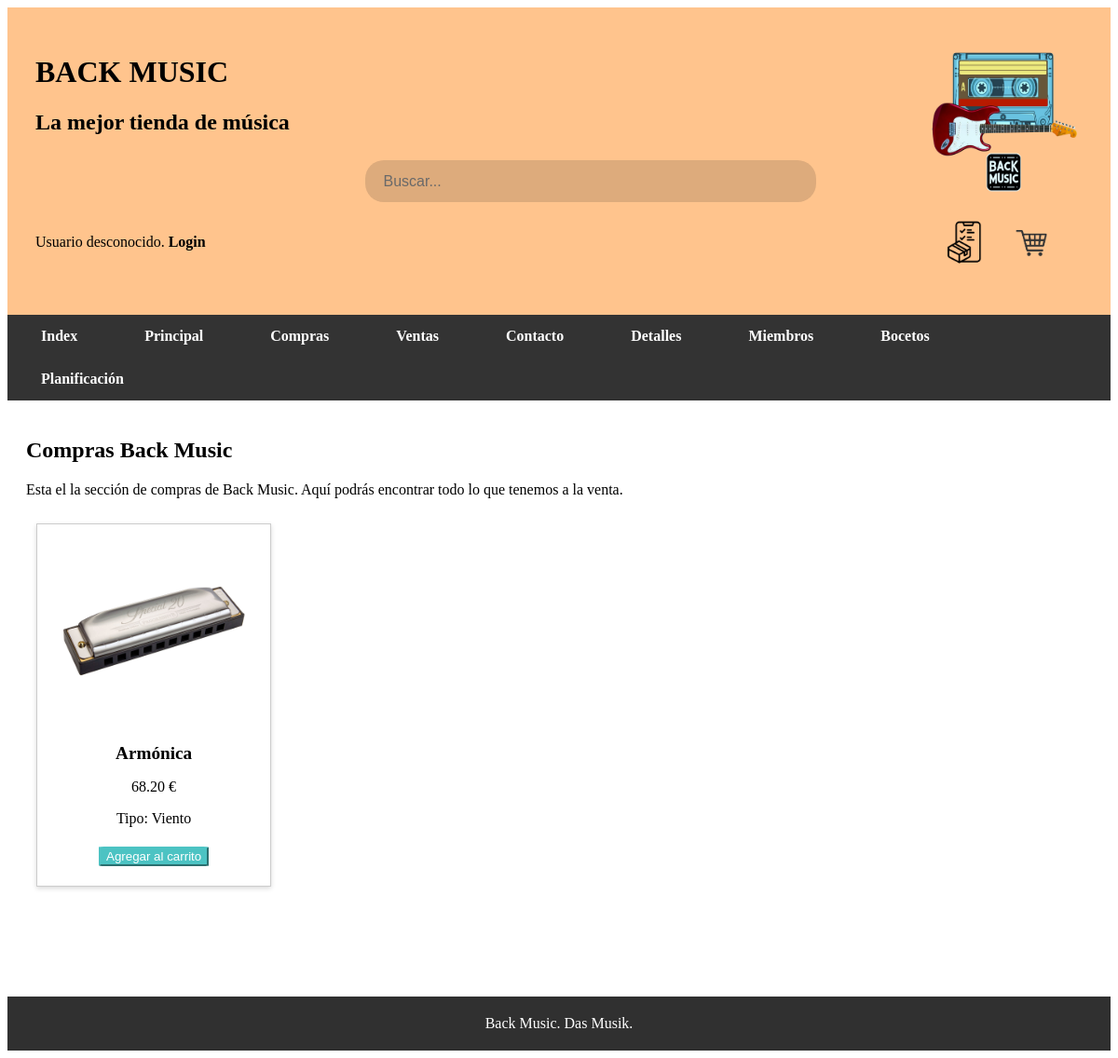
/includes/vistas/plantillas/BuscarPorTipo.php?tipo=Viento, run on an earlier commit of the app's database.
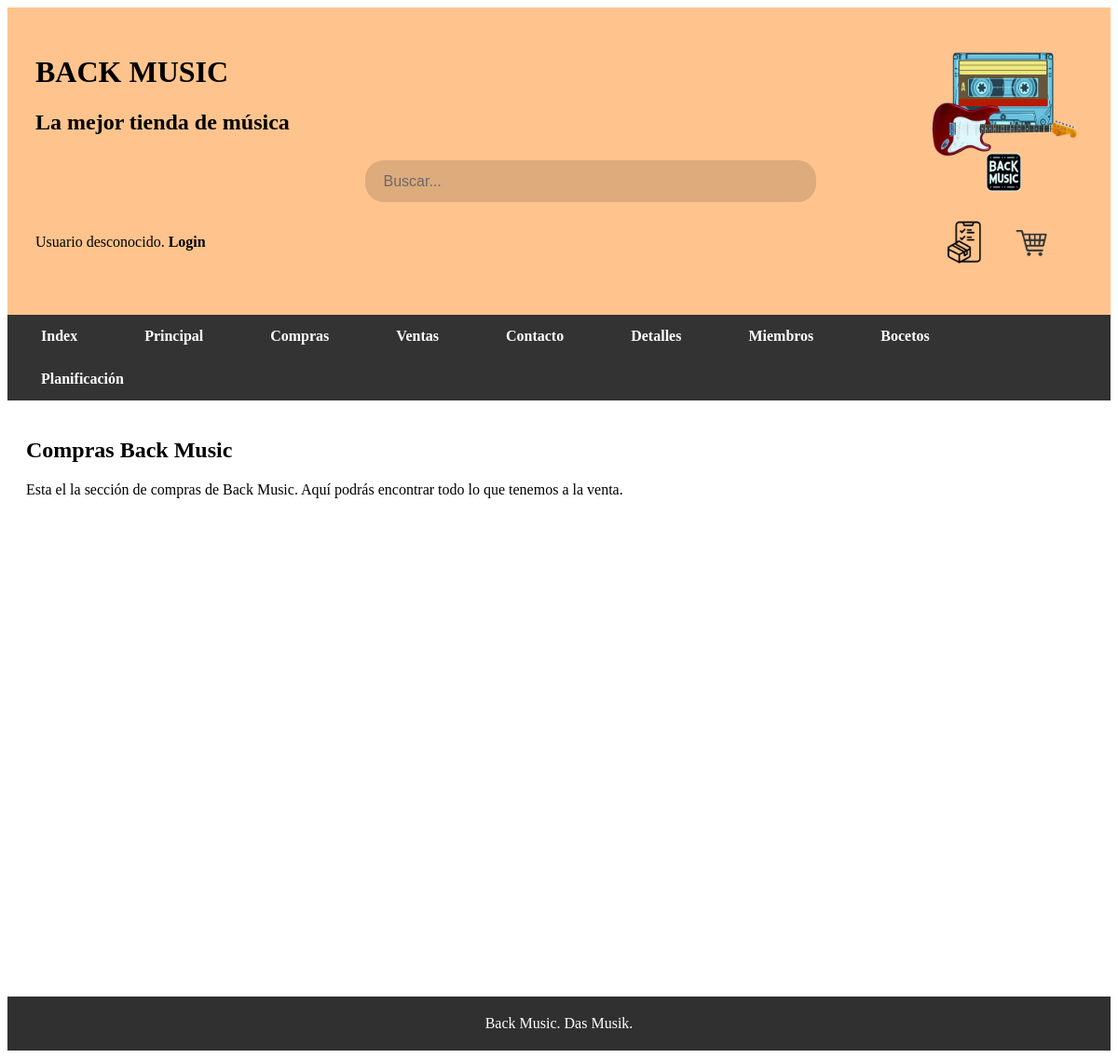
And on a later commit of the database.
### tables this page shows
CREATE TABLE `productos` (
  `ID_Producto` int(10) UNSIGNED NOT NULL,
  `Nombre` varchar(20) NOT NULL,
  `Descripcion` varchar(200) NOT NULL,
  `Precio` decimal(6,2) NOT NULL,
  `Imagen` varchar(255) NOT NULL,
  `Stock` int(100) NOT NULL,
  `Visible` tinyint(1) NOT NULL DEFAULT 1,
  `Tipo` varchar(20) NOT NULL,
  `ID_Venta` int(10) UNSIGNED NOT NULL
);

### includes/vistas/helpers/producto.php (called while the page is built, shortened)
<?php
class Producto
{
    private $ID;
    private $Nombre;
    private $Precio;
    private $Imagen;
    private $Tipo;
    public function __construct($ID, $Nombre, $Descripcion, $Precio, $Imagen, $Stock, $Visible, $Tipo, $ID_Venta)
    {
        $this->ID = $ID;
        $this->Nombre = $Nombre;
        $this->Precio = $Precio;
        $this->Imagen = $Imagen;
        $this->Tipo = $Tipo;
    }
    public static function getProductosPorTipo($tipo)
{
    $pdo = Aplicacion::getInstance()->getConexionBd();
    $stmt = $pdo->prepare('SELECT * FROM productos WHERE Tipo = :tipo ORDER BY Visible DESC');
    $stmt->execute(['tipo' => $tipo]);
    $result = $stmt->fetchAll(PDO::FETCH_ASSOC);
    return $result;
}
    public function getNombre()
    {
        return $this->Nombre;
    }
    public function getID()
    {
        return $this->ID;
    }
    public function getImagen()
    {
        return $this->Imagen;
    }
    public function getPrecio()
    {
        return $this->Precio;
    }
    public function getTipo()
    {
        return $this->Tipo;
    }
    public function getVisible()
    {
        $pdo = Aplicacion::getInstance()->getConexionBd();
        $stmt = $pdo->prepare('SELECT Visible FROM productos WHERE ID_Producto = :ID');
        $stmt->execute(['ID' => $this->ID]);
        $visible = $stmt->fetch();
        return $visible['Visible'];
    }
}

### includes/vistas/plantillas/BuscarPorTipo.php (the view, shortened to what this page needs)
<?php
require_once("../helpers/producto.php");
$productos = [];
$tipo = $_GET['tipo'];
$producto = new Producto(null, null, null, null, null, null, null, null, null);
if ($tipo == 'Todos') {
    $productos_data = $producto->getAllProductos();
} else {
    $productos_data = $producto->getProductosPorTipo($tipo);
}
foreach ($productos_data as $producto_data) {
    $producto = new Producto($producto_data['ID_Producto'], $producto_data['Nombre'], $producto_data['Descripcion'], $producto_data['Precio'], $producto_data['Imagen'], $producto_data['Stock'], $producto_data['Visible'], $producto_data['Tipo'], $producto_data['ID_Venta']);
    $productos[] = $producto;
}
$contenido = '<h2>Compras Back Music</h2>
        <p>Esta el la sección de compras de Back Music. Aquí podrás encontrar todo lo que tenemos a la venta.</p>';
if (!empty($productos)) {
    foreach ($productos as $producto) {
        $visible = $producto->getVisible();
        if ($visible || isset($_SESSION["esEmpleado"])) {
            if ($visible) {
                $class = "producto";
            } else $class = "producto productoOculto";
            $rutaImagen = RUTA_APP . $producto->getImagen();
            $contenido .= <<<EOS
            <div class='$class'>
                <a class='subr' href='detalles_producto.php?id={$producto->getID()}'>
                <img src='$rutaImagen' alt='Imagen del producto' id='imgCompras'>
                    <div class ='detalles'>
                        <h3>{$producto->getNombre()}</h3>
                    </a>
                    <p>{$producto->getPrecio()} €</p>
                    <p>Tipo: {$producto->getTipo()}</p>
                </div>
                <div class='botones'>
            EOS;
            if (isset($_SESSION["login"])) {
                $contenido .= <<<EOS
                <form action='" . RUTA_APP . "/includes/vistas/helpers/procesarCarrito.php' method='post'>
                    <input type='hidden' name='producto_id' value='{$producto->getID()}'>
                    <button class='agregar' type='submit' name='agregar_producto'>Agregar al carrito</button>
                </form>
                EOS;
            } else {
                $contenido .= <<<EOS
                <button class='agregar' onclick="window.location.href='" . RUTA_SRC . "/login.php'">Agregar al carrito</button>
                EOS;
            }
            $contenido .= "</div></div>";
        }
    }
}
require_once RAIZ_APP . '/includes/vistas/plantillas/plantilla.php';

What changed in the data, as far as the page shows it:
removed productos: Imagen (picture), Nombre "Armónica", Precio "68.20", Tipo "Viento"
